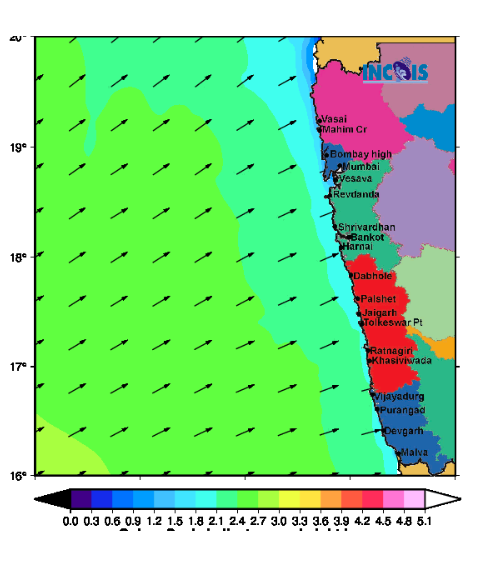
#> input picture SIH2024/SIH/Image/img1.png, 495 x 567 px
$ python img1.py
#> lines starting #> are read from the running program, lines starting #| are printed output that depends on the picture
from PIL import Image

with Image.open("img1.png","r") as f:
#> f is the input picture: PIL image 495x567 RGBA; mean R, G, B, A 111.7, 188.6, 117, 222.6
    r=f.rotate(90)
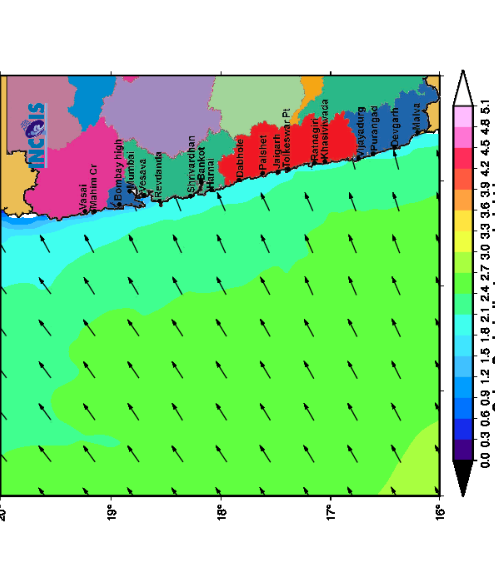
#> r: PIL image 495x567 RGBA; mean R, G, B, A 111.7, 188.6, 117, 222.6; transparent parts drawn white
r.save("img1.png")
